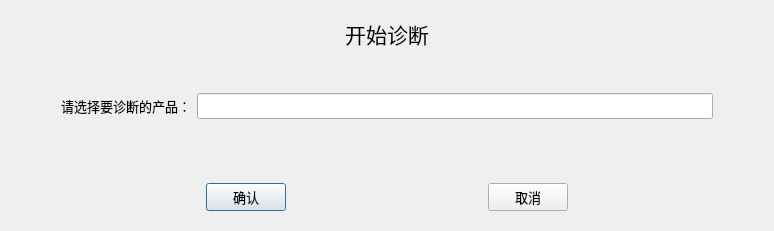
<?xml version="1.0" encoding="UTF-8"?>
<ui version="4.0">
 <class>Dialog</class>
 <widget class="QDialog" name="Dialog">
  <property name="geometry">
   <rect>
    <x>0</x>
    <y>0</y>
    <width>774</width>
    <height>231</height>
   </rect>
  </property>
  <property name="font">
   <font>
    <family>微软雅黑 Light</family>
    <pointsize>10</pointsize>
   </font>
  </property>
  <property name="windowTitle">
   <string>Dialog</string>
  </property>
  <layout class="QVBoxLayout" name="verticalLayout">
   <item>
    <widget class="QLabel" name="label">
     <property name="maximumSize">
      <size>
       <width>16777215</width>
       <height>30</height>
      </size>
     </property>
     <property name="font">
      <font>
       <family>Adobe Devanagari</family>
       <pointsize>16</pointsize>
      </font>
     </property>
     <property name="text">
      <string>开始诊断</string>
     </property>
     <property name="alignment">
      <set>Qt::AlignCenter</set>
     </property>
    </widget>
   </item>
   <item>
    <layout class="QHBoxLayout" name="horizontalLayout">
     <property name="leftMargin">
      <number>50</number>
     </property>
     <property name="topMargin">
      <number>30</number>
     </property>
     <property name="rightMargin">
      <number>50</number>
     </property>
     <property name="bottomMargin">
      <number>50</number>
     </property>
     <item>
      <widget class="QLabel" name="label_2">
       <property name="text">
        <string>请选择要诊断的产品：</string>
       </property>
      </widget>
     </item>
     <item>
      <widget class="QLineEdit" name="productName"/>
     </item>
    </layout>
   </item>
   <item>
    <layout class="QHBoxLayout" name="horizontalLayout_2">
     <item>
      <spacer name="horizontalSpacer">
       <property name="orientation">
        <enum>Qt::Horizontal</enum>
       </property>
       <property name="sizeHint" stdset="0">
        <size>
         <width>40</width>
         <height>20</height>
        </size>
       </property>
      </spacer>
     </item>
     <item>
      <widget class="QPushButton" name="pushButton">
       <property name="text">
        <string>确认</string>
       </property>
      </widget>
     </item>
     <item>
      <spacer name="horizontalSpacer_2">
       <property name="orientation">
        <enum>Qt::Horizontal</enum>
       </property>
       <property name="sizeHint" stdset="0">
        <size>
         <width>40</width>
         <height>20</height>
        </size>
       </property>
      </spacer>
     </item>
     <item>
      <widget class="QPushButton" name="pushButton_2">
       <property name="text">
        <string>取消</string>
       </property>
      </widget>
     </item>
     <item>
      <spacer name="horizontalSpacer_3">
       <property name="orientation">
        <enum>Qt::Horizontal</enum>
       </property>
       <property name="sizeHint" stdset="0">
        <size>
         <width>40</width>
         <height>20</height>
        </size>
       </property>
      </spacer>
     </item>
    </layout>
   </item>
  </layout>
 </widget>
 <resources/>
 <connections/>
</ui>
